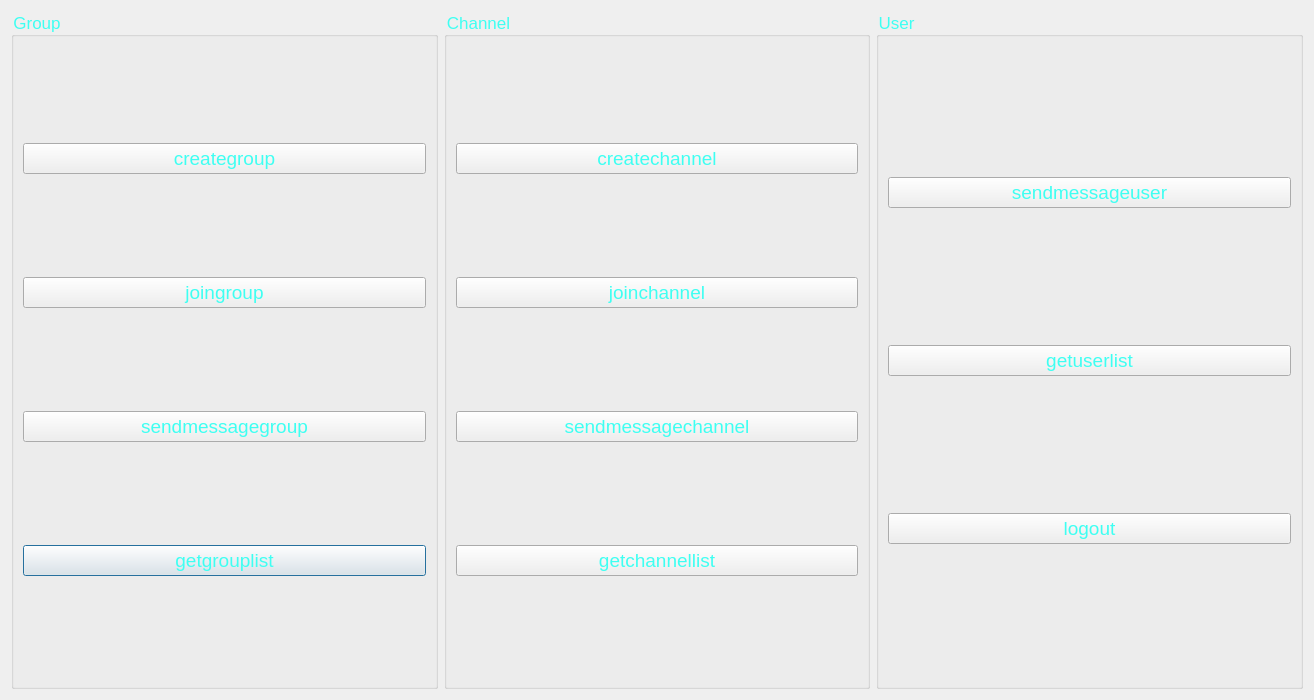
<?xml version="1.0" encoding="UTF-8"?>
<ui version="4.0">
 <class>menu_Dialog</class>
 <widget class="QDialog" name="menu_Dialog">
  <property name="geometry">
   <rect>
    <x>0</x>
    <y>0</y>
    <width>1314</width>
    <height>700</height>
   </rect>
  </property>
  <property name="windowTitle">
   <string>Dialog</string>
  </property>
  <property name="styleSheet">
   <string notr="true">color: rgb(0, 0, 0);
background-color: qlineargradient(spread:pad, x1:0.019, y1:0.017, x2:1, y2:1, stop:0 rgba(85, 65, 4, 255), stop:0.16 rgba(151, 120, 32, 255), stop:0.225 rgba(157, 145, 39, 255), stop:0.295775 rgba(152, 180, 65, 255), stop:0.342723 rgba(137, 195, 95, 255), stop:0.408028 rgba(113, 218, 91, 255), stop:0.516432 rgba(94, 224, 67, 255), stop:0.57 rgba(119, 211, 99, 255), stop:0.635 rgba(130, 218, 107, 255), stop:0.695 rgba(159, 204, 60, 255), stop:0.75 rgba(148, 117, 0, 255), stop:0.815 rgba(161, 128, 0, 255), stop:0.88 rgba(110, 92, 30, 255), stop:0.935 rgba(76, 60, 14, 255), stop:1 rgba(35, 40, 3, 255));</string>
  </property>
  <layout class="QGridLayout" name="gridLayout_4">
   <item row="0" column="0">
    <widget class="QGroupBox" name="groupBox">
     <property name="font">
      <font>
       <pointsize>13</pointsize>
      </font>
     </property>
     <property name="styleSheet">
      <string notr="true">color: rgb(62, 255, 242);</string>
     </property>
     <property name="title">
      <string>Group</string>
     </property>
     <layout class="QGridLayout" name="gridLayout">
      <item row="3" column="0">
       <widget class="QPushButton" name="getgrouplist_pushButton">
        <property name="font">
         <font>
          <pointsize>14</pointsize>
         </font>
        </property>
        <property name="styleSheet">
         <string notr="true">button-&gt;setStyleSheet(&quot;background-color: #4CAF50; border: 2px solid #008CBA; border-radius: 4px; color: white; padding: 15px 32px; text-align: center; text-decoration: none; display: inline-block; font-size: 16px; margin: 4px 2px; cursor: pointer;&quot;);</string>
        </property>
        <property name="text">
         <string>getgrouplist</string>
        </property>
       </widget>
      </item>
      <item row="0" column="0">
       <widget class="QPushButton" name="creategroup_pushButton">
        <property name="font">
         <font>
          <pointsize>14</pointsize>
         </font>
        </property>
        <property name="text">
         <string>creategroup</string>
        </property>
       </widget>
      </item>
      <item row="1" column="0">
       <widget class="QPushButton" name="joingroup_pushButton">
        <property name="font">
         <font>
          <pointsize>14</pointsize>
         </font>
        </property>
        <property name="text">
         <string>joingroup</string>
        </property>
       </widget>
      </item>
      <item row="2" column="0">
       <widget class="QPushButton" name="SMS_group_pushButton">
        <property name="font">
         <font>
          <pointsize>14</pointsize>
         </font>
        </property>
        <property name="text">
         <string>sendmessagegroup</string>
        </property>
       </widget>
      </item>
     </layout>
    </widget>
   </item>
   <item row="0" column="1">
    <widget class="QGroupBox" name="groupBox_2">
     <property name="font">
      <font>
       <pointsize>13</pointsize>
      </font>
     </property>
     <property name="styleSheet">
      <string notr="true">color: rgb(62, 255, 242);</string>
     </property>
     <property name="title">
      <string>Channel</string>
     </property>
     <layout class="QGridLayout" name="gridLayout_2">
      <item row="1" column="0">
       <widget class="QPushButton" name="joinchannel_pushButton">
        <property name="font">
         <font>
          <pointsize>14</pointsize>
         </font>
        </property>
        <property name="text">
         <string>joinchannel</string>
        </property>
       </widget>
      </item>
      <item row="3" column="0">
       <widget class="QPushButton" name="SMS_channel_pushButton">
        <property name="font">
         <font>
          <pointsize>14</pointsize>
         </font>
        </property>
        <property name="text">
         <string>sendmessagechannel</string>
        </property>
       </widget>
      </item>
      <item row="4" column="0">
       <widget class="QPushButton" name="getchannellist_pushButton">
        <property name="font">
         <font>
          <pointsize>14</pointsize>
         </font>
        </property>
        <property name="text">
         <string>getchannellist</string>
        </property>
       </widget>
      </item>
      <item row="0" column="0">
       <widget class="QPushButton" name="createchannel_pushButton">
        <property name="font">
         <font>
          <pointsize>14</pointsize>
         </font>
        </property>
        <property name="text">
         <string>createchannel</string>
        </property>
       </widget>
      </item>
     </layout>
    </widget>
   </item>
   <item row="0" column="2">
    <widget class="QGroupBox" name="groupBox_3">
     <property name="font">
      <font>
       <pointsize>13</pointsize>
      </font>
     </property>
     <property name="styleSheet">
      <string notr="true">color: rgb(62, 255, 242);</string>
     </property>
     <property name="title">
      <string>User</string>
     </property>
     <layout class="QGridLayout" name="gridLayout_3">
      <item row="2" column="0">
       <widget class="QPushButton" name="logout_pushButton">
        <property name="font">
         <font>
          <pointsize>14</pointsize>
         </font>
        </property>
        <property name="text">
         <string>logout</string>
        </property>
       </widget>
      </item>
      <item row="1" column="0">
       <widget class="QPushButton" name="getuserlist_pushButton">
        <property name="font">
         <font>
          <pointsize>14</pointsize>
         </font>
        </property>
        <property name="text">
         <string>getuserlist</string>
        </property>
       </widget>
      </item>
      <item row="0" column="0">
       <widget class="QPushButton" name="SMS_user_pushButton">
        <property name="font">
         <font>
          <pointsize>14</pointsize>
         </font>
        </property>
        <property name="text">
         <string>sendmessageuser</string>
        </property>
       </widget>
      </item>
     </layout>
    </widget>
   </item>
  </layout>
 </widget>
 <resources/>
 <connections/>
</ui>
